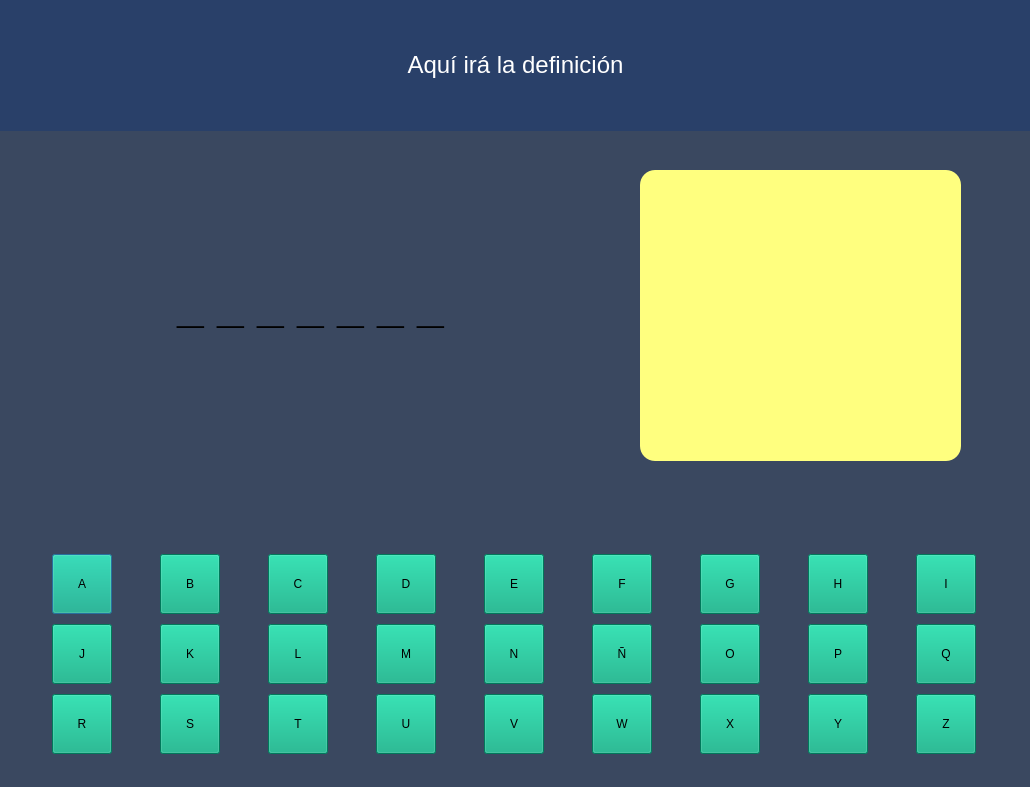
<?xml version="1.0" encoding="UTF-8"?>
<ui version="4.0">
 <class>HangMan</class>
 <widget class="QDialog" name="HangMan">
  <property name="geometry">
   <rect>
    <x>0</x>
    <y>0</y>
    <width>1030</width>
    <height>787</height>
   </rect>
  </property>
  <property name="windowTitle">
   <string>Hangman</string>
  </property>
  <property name="styleSheet">
   <string notr="true">background-color: rgb(58, 72, 96);</string>
  </property>
  <widget class="QWidget" name="verticalLayoutWidget">
   <property name="geometry">
    <rect>
     <x>0</x>
     <y>0</y>
     <width>1031</width>
     <height>131</height>
    </rect>
   </property>
   <layout class="QVBoxLayout" name="verticalLayout">
    <item>
     <widget class="QLabel" name="txt_definition">
      <property name="maximumSize">
       <size>
        <width>16777215</width>
        <height>150</height>
       </size>
      </property>
      <property name="styleSheet">
       <string notr="true">background-color: rgb(41, 64, 105)</string>
      </property>
      <property name="text">
       <string>&lt;html&gt;&lt;head/&gt;&lt;body&gt;&lt;p align=&quot;center&quot;&gt;&lt;span style=&quot; font-size:18pt; color:#ffffff;&quot;&gt;Aquí irá la definición&lt;/span&gt;&lt;/p&gt;&lt;/body&gt;&lt;/html&gt;</string>
      </property>
     </widget>
    </item>
   </layout>
  </widget>
  <widget class="QLabel" name="txt_word">
   <property name="geometry">
    <rect>
     <x>10</x>
     <y>230</y>
     <width>601</width>
     <height>151</height>
    </rect>
   </property>
   <property name="text">
    <string>&lt;html&gt;&lt;head/&gt;&lt;body&gt;&lt;p align=&quot;center&quot;&gt;&lt;span style=&quot; font-size:36pt; font-weight:600;&quot;&gt;_ _ _ _ _ _ _&lt;/span&gt;&lt;/p&gt;&lt;/body&gt;&lt;/html&gt;</string>
   </property>
  </widget>
  <widget class="QLabel" name="hangman_img">
   <property name="geometry">
    <rect>
     <x>640</x>
     <y>170</y>
     <width>321</width>
     <height>291</height>
    </rect>
   </property>
   <property name="styleSheet">
    <string notr="true">background-color: rgb(255, 255, 127);
border-radius: 15px;</string>
   </property>
   <property name="text">
    <string/>
   </property>
   <property name="pixmap">
    <pixmap>img/Hangman-0.png</pixmap>
   </property>
  </widget>
  <widget class="QWidget" name="layoutWidget">
   <property name="geometry">
    <rect>
     <x>10</x>
     <y>550</y>
     <width>1011</width>
     <height>211</height>
    </rect>
   </property>
   <layout class="QVBoxLayout" name="verticalLayout_2">
    <item>
     <layout class="QGridLayout" name="gridLayout">
      <item row="0" column="0">
       <widget class="QPushButton" name="btnA">
        <property name="maximumSize">
         <size>
          <width>60</width>
          <height>60</height>
         </size>
        </property>
        <property name="styleSheet">
         <string notr="true">font: 75 20pt &quot;Roboto&quot;;
background-color: rgb(0, 170, 127);
color: rgb(0, 0, 0);</string>
        </property>
        <property name="text">
         <string>A</string>
        </property>
       </widget>
      </item>
      <item row="0" column="1">
       <widget class="QPushButton" name="btnB">
        <property name="maximumSize">
         <size>
          <width>60</width>
          <height>60</height>
         </size>
        </property>
        <property name="styleSheet">
         <string notr="true">font: 75 20pt &quot;Roboto&quot;;
background-color: rgb(0, 170, 127);
color: rgb(0, 0, 0);</string>
        </property>
        <property name="text">
         <string>B</string>
        </property>
       </widget>
      </item>
      <item row="0" column="2">
       <widget class="QPushButton" name="btnC">
        <property name="maximumSize">
         <size>
          <width>60</width>
          <height>60</height>
         </size>
        </property>
        <property name="styleSheet">
         <string notr="true">font: 75 20pt &quot;Roboto&quot;;
background-color: rgb(0, 170, 127);
color: rgb(0, 0, 0);</string>
        </property>
        <property name="text">
         <string>C</string>
        </property>
       </widget>
      </item>
      <item row="0" column="3">
       <widget class="QPushButton" name="btnD">
        <property name="maximumSize">
         <size>
          <width>60</width>
          <height>60</height>
         </size>
        </property>
        <property name="styleSheet">
         <string notr="true">font: 75 20pt &quot;Roboto&quot;;
background-color: rgb(0, 170, 127);
color: rgb(0, 0, 0);</string>
        </property>
        <property name="text">
         <string>D</string>
        </property>
       </widget>
      </item>
      <item row="0" column="4">
       <widget class="QPushButton" name="btnE">
        <property name="maximumSize">
         <size>
          <width>60</width>
          <height>60</height>
         </size>
        </property>
        <property name="styleSheet">
         <string notr="true">font: 75 20pt &quot;Roboto&quot;;
background-color: rgb(0, 170, 127);
color: rgb(0, 0, 0);</string>
        </property>
        <property name="text">
         <string>E</string>
        </property>
       </widget>
      </item>
      <item row="0" column="5">
       <widget class="QPushButton" name="btnF">
        <property name="maximumSize">
         <size>
          <width>60</width>
          <height>60</height>
         </size>
        </property>
        <property name="styleSheet">
         <string notr="true">font: 75 20pt &quot;Roboto&quot;;
background-color: rgb(0, 170, 127);
color: rgb(0, 0, 0);</string>
        </property>
        <property name="text">
         <string>F</string>
        </property>
       </widget>
      </item>
      <item row="0" column="6">
       <widget class="QPushButton" name="btnG">
        <property name="maximumSize">
         <size>
          <width>60</width>
          <height>60</height>
         </size>
        </property>
        <property name="styleSheet">
         <string notr="true">font: 75 20pt &quot;Roboto&quot;;
background-color: rgb(0, 170, 127);
color: rgb(0, 0, 0);</string>
        </property>
        <property name="text">
         <string>G</string>
        </property>
       </widget>
      </item>
      <item row="0" column="7">
       <widget class="QPushButton" name="btnH">
        <property name="maximumSize">
         <size>
          <width>60</width>
          <height>60</height>
         </size>
        </property>
        <property name="styleSheet">
         <string notr="true">font: 75 20pt &quot;Roboto&quot;;
background-color: rgb(0, 170, 127);
color: rgb(0, 0, 0);</string>
        </property>
        <property name="text">
         <string>H</string>
        </property>
       </widget>
      </item>
      <item row="0" column="8">
       <widget class="QPushButton" name="btnI">
        <property name="maximumSize">
         <size>
          <width>60</width>
          <height>60</height>
         </size>
        </property>
        <property name="styleSheet">
         <string notr="true">font: 75 20pt &quot;Roboto&quot;;
background-color: rgb(0, 170, 127);
color: rgb(0, 0, 0);</string>
        </property>
        <property name="text">
         <string>I</string>
        </property>
        <property name="flat">
         <bool>false</bool>
        </property>
       </widget>
      </item>
     </layout>
    </item>
    <item>
     <layout class="QGridLayout" name="gridLayout_4">
      <item row="0" column="0">
       <widget class="QPushButton" name="btnJ">
        <property name="maximumSize">
         <size>
          <width>60</width>
          <height>60</height>
         </size>
        </property>
        <property name="styleSheet">
         <string notr="true">font: 75 20pt &quot;Roboto&quot;;
background-color: rgb(0, 170, 127);
color: rgb(0, 0, 0);</string>
        </property>
        <property name="text">
         <string>J</string>
        </property>
       </widget>
      </item>
      <item row="0" column="1">
       <widget class="QPushButton" name="btnK">
        <property name="maximumSize">
         <size>
          <width>60</width>
          <height>60</height>
         </size>
        </property>
        <property name="styleSheet">
         <string notr="true">font: 75 20pt &quot;Roboto&quot;;
background-color: rgb(0, 170, 127);
color: rgb(0, 0, 0);</string>
        </property>
        <property name="text">
         <string>K</string>
        </property>
       </widget>
      </item>
      <item row="0" column="2">
       <widget class="QPushButton" name="btnL">
        <property name="maximumSize">
         <size>
          <width>60</width>
          <height>60</height>
         </size>
        </property>
        <property name="styleSheet">
         <string notr="true">font: 75 20pt &quot;Roboto&quot;;
background-color: rgb(0, 170, 127);
color: rgb(0, 0, 0);</string>
        </property>
        <property name="text">
         <string>L</string>
        </property>
       </widget>
      </item>
      <item row="0" column="3">
       <widget class="QPushButton" name="btnM">
        <property name="maximumSize">
         <size>
          <width>60</width>
          <height>60</height>
         </size>
        </property>
        <property name="styleSheet">
         <string notr="true">font: 75 20pt &quot;Roboto&quot;;
background-color: rgb(0, 170, 127);
color: rgb(0, 0, 0);</string>
        </property>
        <property name="text">
         <string>M</string>
        </property>
       </widget>
      </item>
      <item row="0" column="4">
       <widget class="QPushButton" name="btnN">
        <property name="maximumSize">
         <size>
          <width>60</width>
          <height>60</height>
         </size>
        </property>
        <property name="styleSheet">
         <string notr="true">font: 75 20pt &quot;Roboto&quot;;
background-color: rgb(0, 170, 127);
color: rgb(0, 0, 0);</string>
        </property>
        <property name="text">
         <string>N</string>
        </property>
       </widget>
      </item>
      <item row="0" column="5">
       <widget class="QPushButton" name="btnNe">
        <property name="maximumSize">
         <size>
          <width>60</width>
          <height>60</height>
         </size>
        </property>
        <property name="styleSheet">
         <string notr="true">font: 75 20pt &quot;Roboto&quot;;
background-color: rgb(0, 170, 127);
color: rgb(0, 0, 0);</string>
        </property>
        <property name="text">
         <string>Ñ</string>
        </property>
       </widget>
      </item>
      <item row="0" column="6">
       <widget class="QPushButton" name="btnO">
        <property name="maximumSize">
         <size>
          <width>60</width>
          <height>60</height>
         </size>
        </property>
        <property name="styleSheet">
         <string notr="true">font: 75 20pt &quot;Roboto&quot;;
background-color: rgb(0, 170, 127);
color: rgb(0, 0, 0);</string>
        </property>
        <property name="text">
         <string>O</string>
        </property>
       </widget>
      </item>
      <item row="0" column="7">
       <widget class="QPushButton" name="btnP">
        <property name="maximumSize">
         <size>
          <width>60</width>
          <height>60</height>
         </size>
        </property>
        <property name="styleSheet">
         <string notr="true">font: 75 20pt &quot;Roboto&quot;;
background-color: rgb(0, 170, 127);
color: rgb(0, 0, 0);</string>
        </property>
        <property name="text">
         <string>P</string>
        </property>
       </widget>
      </item>
      <item row="0" column="8">
       <widget class="QPushButton" name="btnQ">
        <property name="maximumSize">
         <size>
          <width>60</width>
          <height>60</height>
         </size>
        </property>
        <property name="styleSheet">
         <string notr="true">font: 75 20pt &quot;Roboto&quot;;
background-color: rgb(0, 170, 127);
color: rgb(0, 0, 0);</string>
        </property>
        <property name="text">
         <string>Q</string>
        </property>
       </widget>
      </item>
     </layout>
    </item>
    <item>
     <layout class="QGridLayout" name="gridLayout_5">
      <item row="0" column="0">
       <widget class="QPushButton" name="btnR">
        <property name="maximumSize">
         <size>
          <width>60</width>
          <height>60</height>
         </size>
        </property>
        <property name="styleSheet">
         <string notr="true">font: 75 20pt &quot;Roboto&quot;;
background-color: rgb(0, 170, 127);
color: rgb(0, 0, 0);</string>
        </property>
        <property name="text">
         <string>R</string>
        </property>
       </widget>
      </item>
      <item row="0" column="1">
       <widget class="QPushButton" name="btnS">
        <property name="maximumSize">
         <size>
          <width>60</width>
          <height>60</height>
         </size>
        </property>
        <property name="styleSheet">
         <string notr="true">font: 75 20pt &quot;Roboto&quot;;
background-color: rgb(0, 170, 127);
color: rgb(0, 0, 0);</string>
        </property>
        <property name="text">
         <string>S</string>
        </property>
       </widget>
      </item>
      <item row="0" column="2">
       <widget class="QPushButton" name="btnT">
        <property name="maximumSize">
         <size>
          <width>60</width>
          <height>60</height>
         </size>
        </property>
        <property name="styleSheet">
         <string notr="true">font: 75 20pt &quot;Roboto&quot;;
background-color: rgb(0, 170, 127);
color: rgb(0, 0, 0);</string>
        </property>
        <property name="text">
         <string>T</string>
        </property>
       </widget>
      </item>
      <item row="0" column="3">
       <widget class="QPushButton" name="btnU">
        <property name="maximumSize">
         <size>
          <width>60</width>
          <height>60</height>
         </size>
        </property>
        <property name="styleSheet">
         <string notr="true">font: 75 20pt &quot;Roboto&quot;;
background-color: rgb(0, 170, 127);
color: rgb(0, 0, 0);</string>
        </property>
        <property name="text">
         <string>U</string>
        </property>
       </widget>
      </item>
      <item row="0" column="4">
       <widget class="QPushButton" name="btnV">
        <property name="maximumSize">
         <size>
          <width>60</width>
          <height>60</height>
         </size>
        </property>
        <property name="styleSheet">
         <string notr="true">font: 75 20pt &quot;Roboto&quot;;
background-color: rgb(0, 170, 127);
color: rgb(0, 0, 0);</string>
        </property>
        <property name="text">
         <string>V</string>
        </property>
       </widget>
      </item>
      <item row="0" column="5">
       <widget class="QPushButton" name="btnW">
        <property name="maximumSize">
         <size>
          <width>60</width>
          <height>60</height>
         </size>
        </property>
        <property name="styleSheet">
         <string notr="true">font: 75 20pt &quot;Roboto&quot;;
background-color: rgb(0, 170, 127);
color: rgb(0, 0, 0);</string>
        </property>
        <property name="text">
         <string>W</string>
        </property>
       </widget>
      </item>
      <item row="0" column="6">
       <widget class="QPushButton" name="btnX">
        <property name="maximumSize">
         <size>
          <width>60</width>
          <height>60</height>
         </size>
        </property>
        <property name="styleSheet">
         <string notr="true">font: 75 20pt &quot;Roboto&quot;;
background-color: rgb(0, 170, 127);
color: rgb(0, 0, 0);</string>
        </property>
        <property name="text">
         <string>X</string>
        </property>
       </widget>
      </item>
      <item row="0" column="7">
       <widget class="QPushButton" name="btnY">
        <property name="maximumSize">
         <size>
          <width>60</width>
          <height>60</height>
         </size>
        </property>
        <property name="styleSheet">
         <string notr="true">font: 75 20pt &quot;Roboto&quot;;
background-color: rgb(0, 170, 127);
color: rgb(0, 0, 0);</string>
        </property>
        <property name="text">
         <string>Y</string>
        </property>
       </widget>
      </item>
      <item row="0" column="8">
       <widget class="QPushButton" name="btnZ">
        <property name="maximumSize">
         <size>
          <width>60</width>
          <height>60</height>
         </size>
        </property>
        <property name="styleSheet">
         <string notr="true">font: 75 20pt &quot;Roboto&quot;;
background-color: rgb(0, 170, 127);
color: rgb(0, 0, 0);</string>
        </property>
        <property name="text">
         <string>Z</string>
        </property>
       </widget>
      </item>
     </layout>
    </item>
   </layout>
  </widget>
 </widget>
 <resources/>
 <connections/>
</ui>
